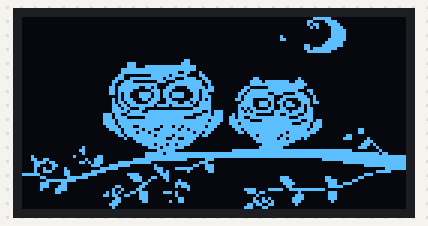
A sketch run on a simulated ATtiny85, built with avr-gcc and run on an emulated ATtiny85. Shown: 128×64 one-colour display.

Above: at 1.3 s.

The sketch:

double_screen.ino
```cpp
// (licence header left out)
/**
 *   Attiny85 PINS
 *             ____
 *   RESET   -|_|  |- 3V
 *   SCL (3) -|    |- (2)
 *   SDA (4) -|    |- (1)
 *   GND     -|____|- (0)
 *
 *   Atmega328 PINS: connect LCD to A4/A5
 */

#include "ssd1306.h"
// #include "oled_ssd1306.h"

const uint8_t Owl [] PROGMEM = {
0x00, 0x00, 0x00, 0x00, 0x00, 0x00, 0x00, 0x00, 0x00, 0x00, 0x00, 0x00, 0x00, 0x00, 0x00, 0x00,
0x00, 0x00, 0x00, 0x00, 0x00, 0x00, 0x00, 0x00, 0x00, 0x00, 0x00, 0x00, 0x00, 0x00, 0x00, 0x00,
0x00, 0x00, 0x00, 0x00, 0x00, 0x00, 0x00, 0x00, 0x00, 0x00, 0x00, 0x00, 0x00, 0x00, 0x00, 0x00,
0x00, 0x00, 0x00, 0x00, 0x00, 0x00, 0x00, 0x00, 0x00, 0x00, 0x00, 0x00, 0x00, 0x00, 0x00, 0x00,
0x00, 0x00, 0x00, 0x00, 0x00, 0x00, 0x00, 0x00, 0x00, 0x00, 0x00, 0x00, 0x00, 0x00, 0x00, 0x00,
0x00, 0x00, 0x00, 0x00, 0x00, 0x00, 0xC0, 0x80, 0x00, 0x00, 0x00, 0x00, 0x00, 0x00, 0x00, 0x06,
0x0A, 0x05, 0x0D, 0x01, 0x01, 0x03, 0x87, 0xFE, 0xFE, 0xFC, 0xF8, 0xF0, 0x00, 0x00, 0x00, 0x00,
0x00, 0x00, 0x00, 0x00, 0x00, 0x00, 0x00, 0x00, 0x00, 0x00, 0x00, 0x00, 0x00, 0x00, 0x00, 0x00,
0x00, 0x00, 0x00, 0x00, 0x00, 0x00, 0x00, 0x00, 0x00, 0x00, 0x00, 0x00, 0x00, 0x00, 0x00, 0x00,
0x00, 0x00, 0x00, 0x00, 0x00, 0x00, 0x00, 0x00, 0x00, 0x00, 0x00, 0x00, 0x00, 0x00, 0x00, 0x00,
0x00, 0x00, 0x00, 0x80, 0x80, 0x80, 0x00, 0x00, 0x00, 0x00, 0x00, 0x00, 0x00, 0x00, 0x00, 0x00,
0x00, 0x00, 0x00, 0x00, 0x00, 0x80, 0xC0, 0xC0, 0x00, 0x00, 0x00, 0x00, 0x00, 0x00, 0x00, 0x00,
0x00, 0x00, 0x00, 0x00, 0x00, 0x00, 0x00, 0x00, 0x00, 0x00, 0x00, 0x00, 0x00, 0x00, 0x00, 0x00,
0x00, 0x00, 0x00, 0x00, 0x00, 0x00, 0x00, 0x00, 0x00, 0x00, 0x00, 0x00, 0x00, 0x00, 0x06, 0x0E,
0x08, 0x0C, 0x0C, 0x0C, 0x0E, 0x0F, 0x0F, 0x07, 0x07, 0x03, 0x03, 0x00, 0x00, 0x00, 0x00, 0x00,
0x00, 0x00, 0x00, 0x00, 0x00, 0x00, 0x00, 0x00, 0x00, 0x00, 0x00, 0x00, 0x00, 0x00, 0x00, 0x00,
0x00, 0x00, 0x00, 0x00, 0x00, 0x00, 0x00, 0x00, 0x00, 0x00, 0x00, 0x00, 0x00, 0x00, 0x00, 0x00,
0x00, 0x00, 0x00, 0x00, 0x00, 0x00, 0x00, 0x00, 0x00, 0x00, 0x00, 0x00, 0x00, 0x80, 0xE0, 0x30,
0x98, 0xDE, 0xE6, 0xE7, 0xF7, 0xD7, 0xD6, 0x56, 0x56, 0xD7, 0xD7, 0x5F, 0xDF, 0x3F, 0x3F, 0x2F,
0x9F, 0xD7, 0xDF, 0x6F, 0x6B, 0x6B, 0x7F, 0xF7, 0xF3, 0xF3, 0xE0, 0xEC, 0x98, 0x30, 0xE0, 0x80,
0x00, 0x00, 0x00, 0x00, 0x00, 0x00, 0x00, 0x00, 0x00, 0x00, 0x80, 0x80, 0x60, 0x70, 0x70, 0x60,
0x40, 0x60, 0xE0, 0xE0, 0xE0, 0xE0, 0xE0, 0xE0, 0xE0, 0xC0, 0xC0, 0xE0, 0xF0, 0xE0, 0x40, 0x00,
0x00, 0x00, 0x00, 0x00, 0x00, 0x00, 0x00, 0x00, 0x00, 0x00, 0x00, 0x00, 0x00, 0x00, 0x00, 0x00,
0x00, 0x00, 0x00, 0x00, 0x00, 0x00, 0x00, 0x00, 0x00, 0x00, 0x00, 0x00, 0x00, 0x00, 0x00, 0x00,
0x00, 0x00, 0x00, 0x00, 0x00, 0x00, 0x00, 0x00, 0x00, 0x00, 0x00, 0x00, 0x00, 0x00, 0x00, 0x00,
0x00, 0x00, 0x00, 0x00, 0x00, 0x00, 0x00, 0x00, 0x00, 0x00, 0x00, 0x00, 0x00, 0x03, 0xFB, 0xE0,
0xDF, 0xB1, 0xEF, 0x5F, 0xB9, 0xB0, 0xA0, 0xE6, 0x6E, 0x2E, 0xB6, 0xB9, 0x9F, 0xAF, 0xA0, 0xA7,
0xBF, 0x99, 0xB6, 0xB6, 0xA6, 0xA6, 0xB0, 0xB0, 0xA9, 0xDF, 0xCF, 0xF0, 0x7F, 0x77, 0xFD, 0x01,
0x80, 0x80, 0x80, 0x00, 0x00, 0x00, 0x00, 0x08, 0xEE, 0xB3, 0x7D, 0xBE, 0x7F, 0xC7, 0x87, 0xB7,
0xB7, 0xB7, 0xCD, 0x7D, 0x83, 0x93, 0xFB, 0xCD, 0xB5, 0x35, 0xA5, 0x87, 0xCE, 0xFE, 0x1C, 0xF9,
0xC3, 0x1C, 0x10, 0x00, 0x00, 0x00, 0x00, 0x00, 0x00, 0x00, 0x00, 0x00, 0x00, 0x00, 0x00, 0x00,
0x00, 0x00, 0x00, 0x00, 0x00, 0x00, 0x00, 0x00, 0x00, 0x00, 0x00, 0x00, 0x00, 0x00, 0x00, 0x00,
0x00, 0x00, 0x00, 0x00, 0x00, 0x00, 0x00, 0x00, 0x00, 0x00, 0x00, 0x00, 0x00, 0x00, 0x00, 0x00,
0x00, 0x00, 0x00, 0x00, 0x00, 0x00, 0x00, 0x00, 0x00, 0x00, 0x00, 0x0F, 0x1F, 0x3F, 0x3C, 0x73,
0xEF, 0x9E, 0x7E, 0xFD, 0xFD, 0xED, 0xAD, 0xFD, 0xDD, 0xFF, 0xBF, 0xFF, 0x5F, 0xDF, 0xEF, 0xFF,
0xFF, 0xFF, 0x6F, 0xFF, 0xDF, 0xEF, 0xFD, 0xDD, 0xFD, 0xBC, 0xFE, 0x7E, 0xBF, 0xEF, 0x7B, 0x3E,
0x1F, 0x0F, 0x07, 0x00, 0x00, 0x0E, 0x1F, 0x3C, 0x77, 0x5F, 0x3D, 0x7D, 0xFB, 0xFB, 0x7A, 0xFA,
0xFE, 0xFE, 0xFE, 0xFE, 0xFF, 0xFF, 0x7E, 0xFE, 0xBF, 0xFD, 0xF5, 0xF5, 0xF6, 0xFA, 0xFB, 0xDF,
0x67, 0x78, 0x3C, 0x1C, 0x00, 0x00, 0x00, 0x00, 0x00, 0x00, 0x00, 0x00, 0x80, 0x80, 0x00, 0x00,
0x60, 0x60, 0x00, 0x00, 0x00, 0x00, 0x00, 0x00, 0x00, 0x00, 0x00, 0x00, 0x00, 0x00, 0x00, 0x00,
0x00, 0x00, 0x00, 0xC0, 0x80, 0x00, 0x00, 0x80, 0x80, 0x00, 0x00, 0x00, 0x00, 0x00, 0x00, 0x00,
0x00, 0x40, 0x00, 0x10, 0x38, 0x80, 0x00, 0x00, 0x80, 0xC0, 0xC0, 0x00, 0x00, 0x00, 0x00, 0x00,
0x00, 0x00, 0x01, 0x00, 0x00, 0x81, 0x83, 0x83, 0x87, 0xE7, 0xEF, 0xEF, 0xEB, 0xFF, 0xF7, 0xDF,
0xFA, 0xFE, 0xFF, 0xEB, 0xEE, 0xEE, 0xE7, 0x67, 0x63, 0x61, 0x60, 0x60, 0x60, 0xE0, 0xE0, 0xE0,
0x60, 0x60, 0x60, 0x60, 0x60, 0x60, 0x70, 0x70, 0x70, 0x70, 0x70, 0x70, 0x70, 0x71, 0x73, 0x7B,
0x7F, 0x7F, 0x7F, 0x7F, 0x7F, 0x7E, 0x7F, 0x77, 0x76, 0x73, 0x73, 0x71, 0x71, 0x70, 0x71, 0x70,
0x70, 0x70, 0x70, 0x70, 0xF0, 0xF0, 0xF0, 0xF0, 0xF0, 0xF0, 0xF0, 0xF1, 0xF1, 0xF1, 0xE0, 0xE0,
0xE8, 0xEC, 0xEE, 0xE7, 0xE2, 0xE4, 0xE8, 0xD0, 0xE0, 0xE0, 0xC0, 0xC0, 0xC0, 0xC0, 0xC0, 0xC0,
0x10, 0x10, 0x10, 0x10, 0x1F, 0x13, 0xA1, 0xAD, 0xC8, 0x49, 0x47, 0x42, 0x40, 0xC0, 0xDC, 0x78,
0x60, 0x60, 0x20, 0x21, 0x31, 0x30, 0x11, 0x1A, 0x1B, 0x0B, 0x0D, 0x0C, 0x04, 0x06, 0x06, 0x06,
0x03, 0x03, 0x03, 0x13, 0x31, 0x71, 0x71, 0x61, 0x81, 0x81, 0x41, 0x20, 0x26, 0x0C, 0x1C, 0x30,
0x78, 0x00, 0x00, 0x84, 0xC4, 0x84, 0x84, 0x0C, 0x04, 0x02, 0x02, 0x01, 0x01, 0x07, 0x0E, 0x0E,
0x00, 0x00, 0x00, 0x00, 0x00, 0x00, 0x00, 0x00, 0x00, 0x00, 0x00, 0x00, 0x00, 0x00, 0x00, 0x00,
0x00, 0x00, 0x00, 0x00, 0x00, 0x00, 0x60, 0xE0, 0xE0, 0xC0, 0x80, 0x00, 0x00, 0x00, 0x00, 0x00,
0x00, 0x00, 0x00, 0x00, 0x00, 0x60, 0xE0, 0xC0, 0xC0, 0x00, 0x00, 0x81, 0x81, 0x81, 0x41, 0x41,
0x21, 0x21, 0x13, 0x13, 0x13, 0x03, 0x0B, 0x0B, 0x0B, 0x0F, 0x0F, 0x07, 0x07, 0x07, 0x07, 0x07,
0x00, 0x00, 0x00, 0x00, 0x00, 0x00, 0x03, 0x01, 0x01, 0x00, 0x00, 0x06, 0x07, 0x03, 0x03, 0x00,
0x00, 0x00, 0x00, 0x00, 0x00, 0x00, 0x00, 0x00, 0x00, 0x00, 0x00, 0x08, 0x0C, 0x40, 0xEE, 0x79,
0x35, 0x02, 0x08, 0x08, 0x04, 0x04, 0x02, 0x1F, 0x3D, 0x3C, 0x00, 0x00, 0x00, 0x00, 0x00, 0x04,
0x04, 0x24, 0x00, 0x0D, 0x30, 0x31, 0x01, 0x03, 0x00, 0x00, 0x00, 0x00, 0x00, 0x00, 0x00, 0x00,
0x00, 0x00, 0x00, 0x00, 0x00, 0x00, 0x00, 0x00, 0x00, 0x00, 0x82, 0xC6, 0xC6, 0x36, 0x68, 0x44,
0xB4, 0xA0, 0x52, 0x62, 0x02, 0x02, 0x02, 0x00, 0x01, 0x03, 0x32, 0x7A, 0x3E, 0x1A, 0x02, 0x02,
0x02, 0x02, 0x02, 0x02, 0x02, 0x00, 0x1D, 0x3D, 0x1D, 0x01, 0x01, 0x00, 0x00, 0x00, 0x00, 0x00,
0x00, 0x00, 0x00, 0x00, 0x00, 0x00, 0x00, 0x00, 0x00, 0x00, 0x00, 0x00, 0x00, 0x00, 0x00, 0x00
};

/**
 * Soba bitmap source is generated via script from https://github.com/robertgallup/bmp2hex
 * MIT license
 */
const uint8_t Soba [] PROGMEM = {
0x00, 0x00, 0x00, 0x00, 0x00, 0x00, 0x00, 0x00,
0x00, 0x00, 0x00, 0x00, 0x00, 0x00, 0x00, 0x00,
0x00, 0x00, 0x00, 0x01, 0x00, 0x00, 0x00, 0x80,
0x09, 0x00, 0x00, 0x00, 0xc0, 0x0c, 0x00, 0x00,
0x00, 0x60, 0x06, 0x00, 0x00, 0x00, 0x30, 0x03,
0x00, 0x00, 0x00, 0x98, 0x01, 0x00, 0xf8, 0x00,
0xcc, 0x00, 0x00, 0xde, 0x03, 0x66, 0x00, 0x80,
0x07, 0x0f, 0x33, 0x00, 0xc0, 0x01, 0x9c, 0x19,
0x00, 0x00, 0x00, 0x00, 0x00, 0x00, 0xe0, 0xff,
0xff, 0xff, 0x07, 0xe0, 0xff, 0xff, 0xff, 0x07,
0xe0, 0xff, 0xff, 0xff, 0x07, 0xe0, 0xff, 0xff,
0xff, 0x07, 0xe0, 0xff, 0xff, 0xff, 0x07, 0xc0,
0xff, 0xff, 0xff, 0x03, 0xc0, 0xff, 0xff, 0xff,
0x03, 0x80, 0xff, 0xff, 0xff, 0x01, 0x80, 0xff,
0xff, 0xff, 0x01, 0x00, 0xff, 0xff, 0xff, 0x00,
0x00, 0xfe, 0xff, 0x7f, 0x00, 0x00, 0xfc, 0xff,
0x3f, 0x00, 0x00, 0xf8, 0xff, 0x1f, 0x00, 0x00,
0xf0, 0xff, 0x0f, 0x00, 0x00, 0xc0, 0xff, 0x03,
0x00, 0x00, 0x80, 0xff, 0x01, 0x00, 0x00, 0x00,
0x00, 0x00, 0x00, 0x00, 0x00, 0x00, 0x00, 0x00
};

void setup()
{
    ssd1306_128x64_i2c_initEx(-1, -1, 0x3D);
    ssd1306_clearScreen( );
    ssd1306_drawBitmap(0, 0, 128, 64, Owl);
    delay(1000);
    ssd1306_128x64_i2c_initEx(-1, -1, 0x3C);
    ssd1306_clearScreen( );
    ssd1306_drawBitmap(0, 0, 128, 64, Owl);

}
void loop()
{
    delay(3000);
}
```
